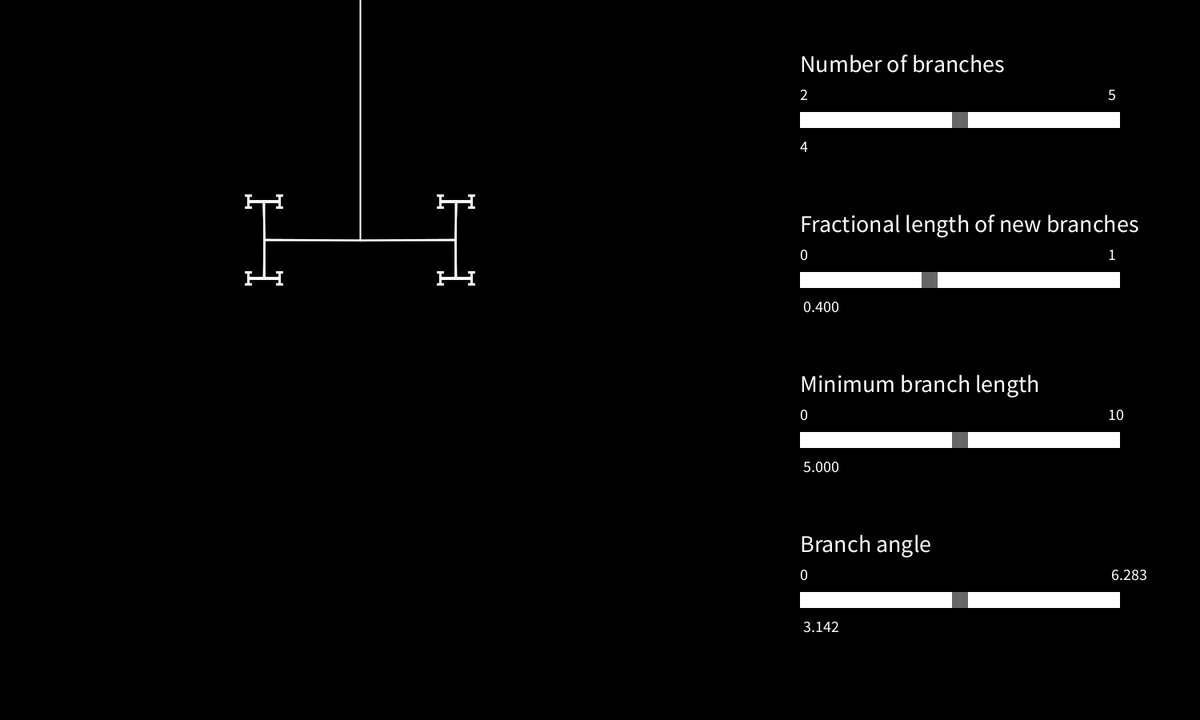
Frame 1 (no input)
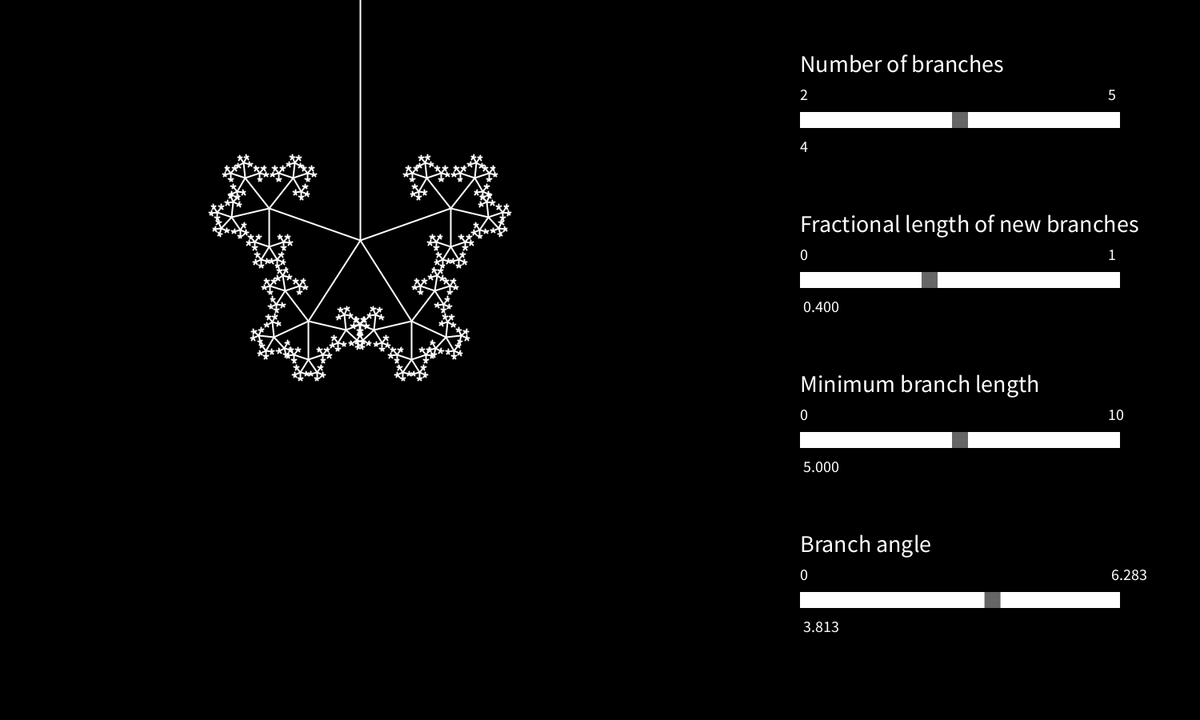
Frame 60 (the mouse pressed at the canvas centre just before this capture)
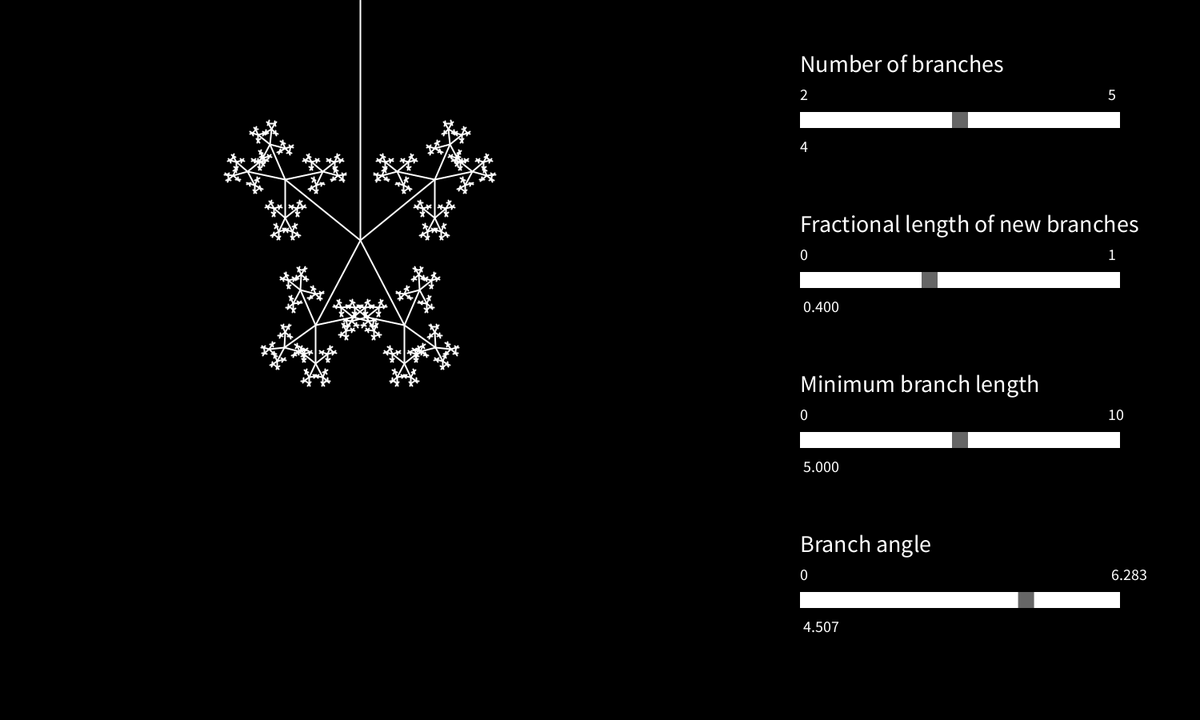
Frame 120 (the mouse held since frame 60 and released just before this capture)

The Processing sketch that drew these frames (run headless with seeded random() and noise(); from frame 60 on, the mouse is pressed at the canvas centre):

// Processing sketch: fractal_tree
// ── fractal_tree.pde
//Angle
float angle = radians(90);

//Branch
int numBranches = 0;//3;
float reduct = 0;//0.5;
float min_len = 4.5;

//Test number of operations
int numTreeLoop = 300;
int operations = 0;
int max_op = 50000;
int tmax_op = 200000;

//Input
HScrollbar hs1;
HScrollbar hs2;
HScrollbar hs3;
HScrollbar hs4;

void setup() {
  size(1500, 900);
  strokeWeight(2);
  stroke(10);
  
  hs1 = new HScrollbar(1000, 150, 400, 20, 3, false);
  hs2 = new HScrollbar(1000, 350, 400, 20, 3, false);
  hs2.setNormalPos(0.4f);
  hs3 = new HScrollbar(1000, 550, 400, 20, 3, false);
  hs4 = new HScrollbar(1000, 750, 400, 20, 3, true);
  hs4.rollingUp = true;
  hs4.rollingSpeed = 0.7f;
}


void draw() {
  background(0, 0, 0);
  
  //Input
  hs1.update();
  hs1.display();
  fill(255, 255, 255);
  textSize(30);
  text("Number of branches", 1000, 90);
  textSize(20);
  text("2", 1000, 125);
  text("5", 1385, 125);
  text((int) (2.5 + hs1.normalPos * 3), 1000, 190);
  numBranches = (int) (2.5 + hs1.normalPos * 3);
  
  hs2.update();
  hs2.display();
  fill(255, 255, 255);
  textSize(30);
  text("Fractional length of new branches", 1000, 290);
  textSize(20);
  text("0", 1000, 325);
  text("1", 1385, 325);
  text(hs2.normalPos, 1000, 390);
  reduct = hs2.normalPos;
  
  hs3.update();
  hs3.display();
  fill(255, 255, 255);
  textSize(30);
  text("Minimum branch length", 1000, 490);
  textSize(20);
  text("0", 1000, 525);
  text("10", 1385, 525);
  text(hs3.normalPos * 10, 1000, 590);
  min_len = hs3.normalPos * 10;
  
  hs4.update();
  hs4.display();
  fill(255, 255, 255);
  textSize(30);
  text("Branch angle", 1000, 690);
  textSize(20);
  text("0", 1000, 725);
  text(TWO_PI, 1385, 725);
  text(hs4.normalPos * TWO_PI, 1000, 790);
  angle = hs4.normalPos * TWO_PI;
  
  //Drawing the tree
  stroke(255, 255, 255);
  translate(height / 2.0, 0);
  
  //Count number of operations
  operationsCount(numTreeLoop);
  if (operations >= tmax_op) {
    text("Way too many operations! (operations > " + tmax_op + ")", 50 - height/2, 50);
  }
  if (operations >= max_op) {
    text("Too many operations (" + operations + "), " + max_op + " is the max", 50 - height/2, 80);
  }
  else {
    //Else if the number of operations is okay draw the tree
    if (numBranches % 2 == 0) {
      branchEven(numTreeLoop);
    }
    else {
      branchOdd(numTreeLoop);
    }
  }
  operations = 0;
}

void branchEven(float len) {
  line(0, 0, 0, len);
  translate(0, len);
  if (min_len != 0 && len > min_len && operations < max_op) {
    rotate(angle/2);
    for (int i = 0; i < numBranches/2; i++) {
      pushMatrix();
      rotate(angle * i);
      branchEven(len * reduct);
      popMatrix();
    }
    rotate(-angle);
    for (int i = 0; i < numBranches/2; i++) {
      pushMatrix();
      rotate(-angle * i);
      branchEven(len * reduct);
      popMatrix();
    }
  }
}

void branchOdd(float len) {
  line(0, 0, 0, len);
  translate(0, len);
  if (min_len != 0 && len > min_len && operations < max_op) {
    for (int i = 0; i <= numBranches/2; i++) {
      pushMatrix();
      rotate(angle * i);
      branchOdd(len * reduct);
      popMatrix();
      pushMatrix();
      rotate(-angle * i);
      branchOdd(len * reduct);
      popMatrix();
    }
  }
}

//Count number of operations drawing a tree would take
void operationsCount(float len) {
  operations++;
  if (len > min_len && operations < tmax_op) {
    for (int i = 0; i <= numBranches/2; i++) {
      operationsCount(len * reduct);
      operationsCount(len * reduct);
    }
  }
}

// ── HScrollbar.pde
class HScrollbar {
  int swidth, sheight;    // width and height of bar
  float xpos, ypos;       // x and y position of bar
  float spos, newspos;    // x position of slider
  float sposMin, sposMax; // max and min values of slider
  float normalPos;        // normalized position
  int loose;              // how loose/heavy
  boolean over;           // is the mouse over the slider?
  boolean locked;
  float ratio;
  boolean looping;
  boolean rollingUp = false;
  boolean rollingDown = false;
  float rollingSpeed = 0;

  HScrollbar (float xp, float yp, int sw, int sh, int l, boolean loop) {
    swidth = sw;
    sheight = sh;
    int widthtoheight = sw - sh;
    ratio = (float)sw / (float)widthtoheight;
    xpos = xp;
    ypos = yp-sheight/2;
    spos = xpos + swidth/2 - sheight/2;
    newspos = spos;
    sposMin = xpos;
    sposMax = xpos + swidth - sheight;
    loose = l;
    normalPos = (spos - sposMin) / (sposMax - sposMin);
    looping = loop;
  }

  void update() {
    if (overEvent()) {
      over = true;
    } else {
      over = false;
    }
    if (mousePressed && over) {
      locked = true;
    }
    if (!mousePressed) {
      locked = false;
    }
    if (locked) {
      newspos = constrain(mouseX-sheight/2, sposMin, sposMax);
      if (looping) {
        if (newspos > spos) {
          rollingUp = true;
          rollingDown = false;
          rollingSpeed = (newspos - spos)/5f;
        }
        else if (newspos < spos) {
          rollingDown = true;
          rollingUp = false;
          rollingSpeed = (spos - newspos)/5f;
        }
        if (rollingSpeed < 0.5) {
          rollingDown = false;
          rollingUp = false;
        }
      }
    }
    if (rollingUp) {
      newspos += rollingSpeed;
      if (newspos > sposMax) {
        spos = sposMin + (newspos % sposMax);
        newspos = spos + rollingSpeed;
      }
    }
    else if (rollingDown) {
      newspos -= rollingSpeed;
      if (newspos < sposMin) {
        spos = sposMax - (sposMin % newspos);
        newspos = spos - rollingSpeed;
      }
    }
    if (abs(newspos - spos) > 1) {
      spos = spos + (newspos-spos)/loose;
      normalPos = (spos - sposMin) / (sposMax - sposMin);
    }
  }

  float constrain(float val, float minv, float maxv) {
    return min(max(val, minv), maxv);
  }

  boolean overEvent() {
    if (mouseX > xpos && mouseX < xpos+swidth &&
       mouseY > ypos && mouseY < ypos+sheight) {
      return true;
    } else {
      return false;
    }
  }

  void display() {
    noStroke();
    fill(255);
    rect(xpos, ypos, swidth, sheight);
    if (over || locked) {
      fill(0, 0, 0);
    } else {
      fill(102, 102, 102);
    }
    rect(spos, ypos, sheight, sheight);
  }

  float getPos() {
    // Convert spos to be values between
    // 0 and the total width of the scrollbar
    return spos * ratio;
  }
  
  void setPos(float value) {
    spos = value;
    newspos = value;
    normalPos = (value - sposMin) / (sposMax - sposMin);
  }
  
  void setNormalPos(float value) {
    normalPos = value;
    spos = value * (sposMax - sposMin) + sposMin;
    newspos = spos;
  }
}
